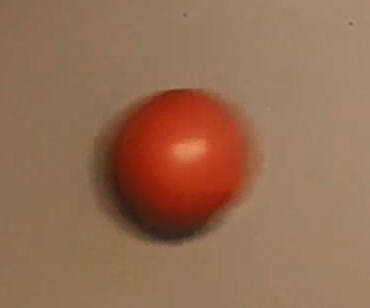
#> input picture 31392/Week7/miniProj/ball.jpg, 370 x 308 px, given in place of rolling_ball.mp4, which was not available
$ jupyter execute --allow-errors 'Project week 7.ipynb'   (older library calls are emulated)   (text cells are left out)
#> lines starting #> are read from the running program, lines starting #| are printed output that depends on the picture; after the words box and inside, x2 and y2 are one past the last pixel; in counts of white or black regions, pixels touching at a corner belong together; pictures that were not available may be replaced by others from this repository, and a replacement may not be noted
#> further down, frame is the input picture: shape (308, 370, 3); mean B, G, R 82.7, 109.8, 148
#> `gray = cv2.cvtColor(frame, cv2.COLOR_RGB2GRAY)`:
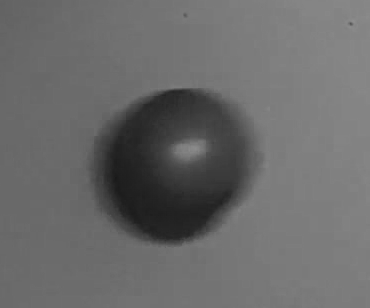
#> gray: shape (308, 370); min 25, max 142, mean 106.2
#> `mask = cv2.inRange(frame, np.array([10, 10, 95]), np.array([80, 80, 25..`:
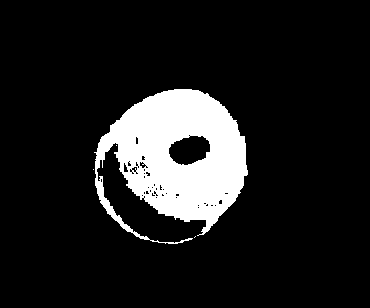
#> mask: shape (308, 370); 12% white; 4 white regions (3 under 20 px), largest, box (x1, y1, x2, y2) and area: (94, 89, 248, 244) 13619
#> `gray = gray*mask`:
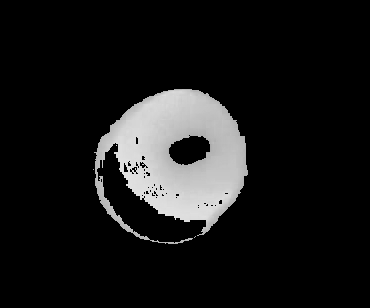
#> gray: shape (308, 370); min 0, max 225, mean 24
#> `edges = cv2.Canny(gray, 50, 60)`:
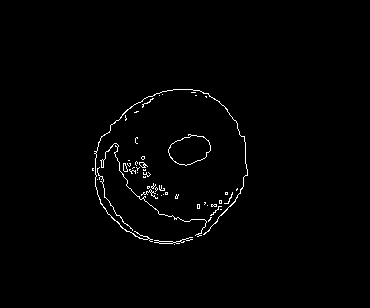
#> edges: shape (308, 370); 1.2% white in thin lines or dots, all inside (x1, y1, x2, y2) = (92, 89, 248, 245)
#> `circles = cv2.HoughCircles(edges, cv2.HOUGH_GRADIENT, 1, 50, param1=60..`: circles = [[168.5, 161.5, 78.3]]
#> the loop `for c in range(len(circles)):` made 1 pass
#> `cv2.circle(frame, (x, y), 80, (0, 0, 255), 5)`:
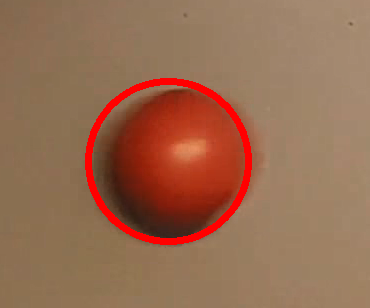
#> frame: shape (308, 370, 3); 3.11% of pixels changed, all inside (x1, y1, x2, y2) = (85, 78, 252, 245)
#> `z = np.array([[x],[y]])`: z = [168, 161]
[cell 1]
import cv2
import numpy as np
import pdb
import math

#pdb.set_trace()
def update(x, P, Z, H, R):
    ### Insert update function
    y = Z-np.dot(H, x)
    S = np.dot(np.dot(H, P),np.transpose(H))+R
    K = np.dot(np.dot(P, np.transpose(H)),np.linalg.pinv(S))
    x = x+np.dot(K, y)
    P = np.dot((I-np.dot(K, H)),P)
    return x, P

def predict(x, P, F, u):
    ### insert predict function
    x = np.dot(F, x)+u
    P = np.dot(np.dot(F, P),np.transpose(F))
    return x, P

### Initialize Kalman filter ###
# The initial state (6x1).
# displacement, velocity, acceleration
# including x, v_x, a_x, y, v_y, a_y
X = np.array([[0], [0], [0], [0], [0], [0]])

# The initial uncertainty (6x6).
# let's assume a large initial value since at the very first the uncertainty is high
# we know nothing
uc = 1000
P = np.array([[uc, 0, 0, 0, 0, 0],[0, uc, 0, 0, 0, 0],[0, 0, uc, 0, 0, 0],[0, 0, 0, uc, 0, 0],[0, 0, 0, 0, uc, 0],[0, 0, 0, 0, 0, uc]])

# The external motion (6x1).
u = np.array([[0],[0],[0],[0],[0],[0]])

# The transition matrix (6x6).
F = np.array([[1, 1, 0.5, 0, 0, 0],
              [0, 1, 1, 0, 0, 0],
              [0, 0, 1, 0, 0, 0],
              [0, 0, 0, 1, 1, 0.5],
              [0, 0, 0, 0, 1, 1],
              [0, 0, 0, 0, 0, 1]])

# The observation matrix (2x6).
H = np.array([[1,0,0,0,0,0],[0,0,0,1,0,0]])

# The measurement uncertainty.
R = np.array([[1],[1]])

I = np.diag([1,1,1,1,1,1])

# Load the video
cap = cv2.VideoCapture('rolling_ball.mp4')
if not cap.isOpened():
    print("Cannot open video")
    exit()


# Looping through all the frames
v = None
#> (the rest of this cell did not finish here and is left out)

#> in update, `x = x+np.dot(K, y)`: x = [167.7, 0, 0, 160.7, 0, 0]
#> `X, P = update(X, P, z, H, R)`: P = [[0.998, 0, 0, 0.998, 0, 0], [0, 1000, 0, 0, 0, 0], [0, 0, 1000, 0, 0, 0], [0.998, 0, 0, 0.998, 0, 0], [0, 0, 0, 0, 1000, 0], [0, 0, 0, 0, 0, 1000]]
#> `v = [X[1],X[4]]`: v = [[0], [0]]
        v = [X[1],X[4]]
    else:
        if v is not None:
            # [5 lines of commented-out code are left out]
            pass
        cv2.circle(frame, (X[0], X[3]), 80, (0, 0, 255), 5)
    ### Predict the next state
    # action update(predict) based on motion model
    # Total Probability Theorem
    X, P = predict(X, P, F, u)
#> in predict, `x = np.dot(F, x)+u`: x = [167.7, 0, 0, 160.7, 0, 0]
#> in predict, `P = np.dot(np.dot(F, P),np.transpose(F))`: P = [[1251, 1500, 500, 0.998, 0, 0], [1500, 2000, 1000, 0, 0, 0], [500, 1000, 1000, 0, 0, 0], [0.998, 0, 0, 1251, 1500, 500], [0, 0, 0, 1500, 2000, 1000], [0, 0, 0, 500, 1000, 1000]]
    ### Draw the current tracked state and the predicted state on the image frame ###
    cv2.circle(frame, (X[0], X[3]), 80, (255, 0, 0), 5)
    # Show the frame
    cv2.namedWindow('Frame',0)
    cv2.resizeWindow('Frame',800, 500)
    cv2.imshow('Frame', frame)
    cv2.waitKey(50)

cap.release()
cv2.destroyAllWindows()

[cell 2]
# Now we have 2 balls
import cv2
import numpy as np
import pdb
import math

def update(x, P, Z, H, R):
    ### Insert update function
    y = Z-np.dot(H, x)
    S = np.dot(np.dot(H, P),np.transpose(H))+R
    K = np.dot(np.dot(P, np.transpose(H)),np.linalg.pinv(S))
    x = x+np.dot(K, y)
    P = np.dot((I-np.dot(K, H)),P)
    return x, P

def predict(x, P, F, u):
    ### insert predict function
    x = np.dot(F, x)+u
    P = np.dot(np.dot(F, P),np.transpose(F))
    return x, P

def kalmanTrack(frame, lowThr, uppThr, color, X, P, v):
    ### Detect the ball ###
    # Equal to Measurement
    gray = cv2.cvtColor(frame, cv2.COLOR_RGB2GRAY)
    # extract color, the ball is red
    mask = cv2.inRange(frame, lowThr, uppThr)
    gray = gray*mask
    # Canny edge detection
    edges = cv2.Canny(gray, 50, 60)
    # [5 lines of commented-out code are left out]
    circles = cv2.HoughCircles(edges, cv2.HOUGH_GRADIENT, 1, 50, param1=60, param2=10, minRadius=70, maxRadius=80)
    if circles is not None:
        circles = circles[0]
        for c in range(len(circles)):
            x = np.int(circles[c][0])
            y = np.int(circles[c][1])
        cv2.circle(frame, (x, y), 80, color, 5)
        z = np.array([[x],[y]])
        # measurement value
        ### If the ball is found, update the Kalman filter ###
        # now we have the measurement (x,y)
        # measurement update based on measurement model
        # Bayes Rule
        X, P = update(X, P, z, H, R)
        v = [X[1],X[4]]
    else:
        if v is not None:
            # let's assume that when the object is hiden, it will remain the former motion
            X[1] = v[0]
            X[4] = v[1]
            uc = 1000
            P = np.array([[uc, 0, 0, 0, 0, 0],[0, uc, 0, 0, 0, 0],[0, 0, uc, 0, 0, 0],[0, 0, 0, uc, 0, 0],[0, 0, 0, 0, uc, 0],[0, 0, 0, 0, 0, uc]])
        cv2.circle(frame, (X[0], X[3]), 80, color, 5)
    ### Predict the next state
    # action update(predict) based on motion model
    # Total Probability Theorem
    XX, PP = predict(X, P, F, u)
    ### Draw the current tracked state and the predicted state on the image frame ###
    w,l,k = frame.shape
    if X[0]<-40 or X[0]>l+40 or X[3]<-40 or X[3]>w+40:
        X[1] = 0
        X[4] = 0
        uc = 1000
        P = np.array([[uc, 0, 0, 0, 0, 0],[0, uc, 0, 0, 0, 0],[0, 0, uc, 0, 0, 0],[0, 0, 0, uc, 0, 0],[0, 0, 0, 0, uc, 0],[0, 0, 0, 0, 0, uc]])
        XX, PP = predict(X, P, F, u)
    return XX, PP, v

### Initialize Kalman filter ###
# The initial state (6x1).
X1 = np.array([[0], [0], [0], [0], [0], [0]])
X2 = np.array([[0], [0], [0], [0], [0], [0]])

# The initial uncertainty (6x6).
# let's assume a large initial value since at the very first the uncertainty is high
# we know nothing
uc = 1000
P1 = np.array([[uc, 0, 0, 0, 0, 0],[0, uc, 0, 0, 0, 0],[0, 0, uc, 0, 0, 0],[0, 0, 0, uc, 0, 0],[0, 0, 0, 0, uc, 0],[0, 0, 0, 0, 0, uc]])
P2 = np.array([[uc, 0, 0, 0, 0, 0],[0, uc, 0, 0, 0, 0],[0, 0, uc, 0, 0, 0],[0, 0, 0, uc, 0, 0],[0, 0, 0, 0, uc, 0],[0, 0, 0, 0, 0, uc]])

# The external motion (6x1).
u = np.array([[0],[0],[0],[0],[0],[0]])


# The transition matrix (6x6).
F = np.array([[1, 1, 0.5, 0, 0, 0],
              [0, 1, 1, 0, 0, 0],
              [0, 0, 1, 0, 0, 0],
              [0, 0, 0, 1, 1, 0.5],
              [0, 0, 0, 0, 1, 1],
              [0, 0, 0, 0, 0, 1]])

# The observation matrix (2x6).
H = np.array([[1,0,0,0,0,0],[0,0,0,1,0,0]])

# The measurement uncertainty.
R = np.array([[1],[1]])

I = np.diag([1,1,1,1,1,1])

lowThr1 = np.array([10, 10, 120])
uppThr1 = np.array([70, 70, 255])
lowThr2 = np.array([0, 100, 100])
uppThr2 = np.array([10, 255, 255])

# Load the video
cap = cv2.VideoCapture('rolling_ball_challenge.mp4')
if not cap.isOpened():
    print("Cannot open video")
    exit()


# Looping through all the frames
v1 = None
v2 = None

#> (the rest of this cell did not finish here and is left out)

#> in kalmanTrack, `mask = cv2.inRange(frame, lowThr, uppThr)`:
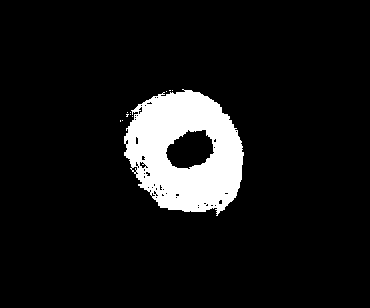
#> mask: shape (308, 370); 8.7% white; 11 white regions (10 under 20 px), largest, box (x1, y1, x2, y2) and area: (124, 89, 244, 216) 9904
#> in kalmanTrack, `gray = gray*mask`:
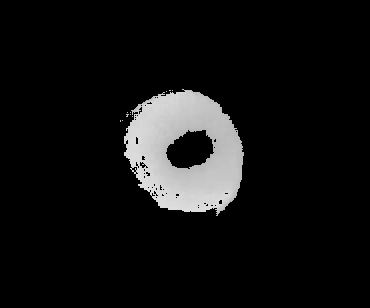
#> gray: shape (308, 370); min 0, max 223, mean 17.6
#> in kalmanTrack, `edges = cv2.Canny(gray, 50, 60)`:
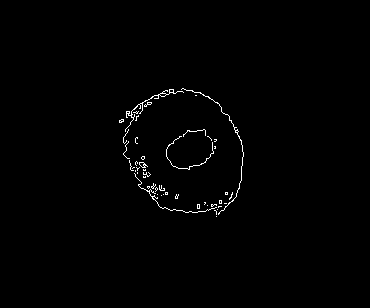
#> edges: shape (308, 370); 0.81% white in thin lines or dots, all inside (x1, y1, x2, y2) = (119, 88, 244, 217)
#> in kalmanTrack, `circles = cv2.HoughCircles(edges, cv2.HOUGH_GRADIENT, 1, 50, param1=60..`: circles = [[165.5, 160.5, 76.1]]
#> the loop in kalmanTrack, `for c in range(len(circles)):` made 1 pass
#> (x, y) on pass 1: (165, 160)
#> in kalmanTrack, `cv2.circle(frame, (x, y), 80, color, 5)`:
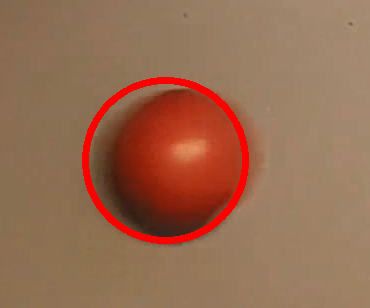
#> frame: shape (308, 370, 3); 3.11% of pixels changed, all inside (x1, y1, x2, y2) = (82, 77, 249, 244)
#> in kalmanTrack, `z = np.array([[x],[y]])`: z = [165, 160]
#> in update, `x = x+np.dot(K, y)`: x = [164.7, 0, 0, 159.7, 0, 0]
#> in kalmanTrack, `X, P = update(X, P, z, H, R)`: P = [[0.998, 0, 0, 0.998, 0, 0], [0, 1000, 0, 0, 0, 0], [0, 0, 1000, 0, 0, 0], [0.998, 0, 0, 0.998, 0, 0], [0, 0, 0, 0, 1000, 0], [0, 0, 0, 0, 0, 1000]]
#> in kalmanTrack, `v = [X[1],X[4]]`: v = [[0], [0]]
#> in predict, `x = np.dot(F, x)+u`: x = [164.7, 0, 0, 159.7, 0, 0]
#> in predict, `P = np.dot(np.dot(F, P),np.transpose(F))`: P = [[1251, 1500, 500, 0.998, 0, 0], [1500, 2000, 1000, 0, 0, 0], [500, 1000, 1000, 0, 0, 0], [0.998, 0, 0, 1251, 1500, 500], [0, 0, 0, 1500, 2000, 1000], [0, 0, 0, 500, 1000, 1000]]
#> in kalmanTrack, `XX, PP = predict(X, P, F, u)`: XX = [164.7, 0, 0, 159.7, 0, 0]; PP has the same summary as P in predict
#> `X1, P1, v1 = kalmanTrack(frame, lowThr1, uppThr1, (0,0,255), X1, P1, v1)`: P1 has the same summary as P in predict; v1 = [[0], [0]]
    X2, P2, v2 = kalmanTrack(frame, lowThr2, uppThr2, (0,255,255), X2, P2, v2)
#> call 2 of kalmanTrack, with lowThr = array of shape (3,), uppThr = array of shape (3,), color = (0, 255, 255), X = array of shape (6, 1), P = array of shape (6, 6)
#> in kalmanTrack (call 2), `gray = cv2.cvtColor(frame, cv2.COLOR_RGB2GRAY)`:
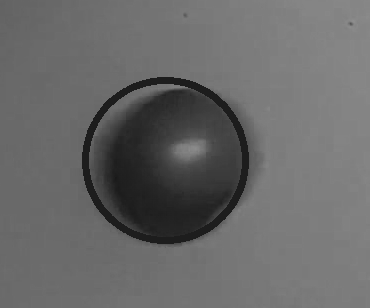
#> gray: shape (308, 370); min 25, max 142, mean 104.3
#> in kalmanTrack (call 2), `mask = cv2.inRange(frame, lowThr, uppThr)`: mask: shape (308, 370); every value is 0
#> in kalmanTrack (call 2), `circles = cv2.HoughCircles(edges, cv2.HOUGH_GRADIENT, 1, 50, param1=60..`: circles = None
    cv2.circle(frame, (X1[0], X1[3]), 80, (255, 0, 0), 5)
    cv2.circle(frame, (X2[0], X2[3]), 80, (0, 255, 0), 5)
    # Show the frame
    cv2.namedWindow('Frame',0)
    cv2.resizeWindow('Frame',800, 500)
    cv2.imshow('Frame', frame)
    cv2.waitKey(50)

cap.release()
cv2.destroyAllWindows()
